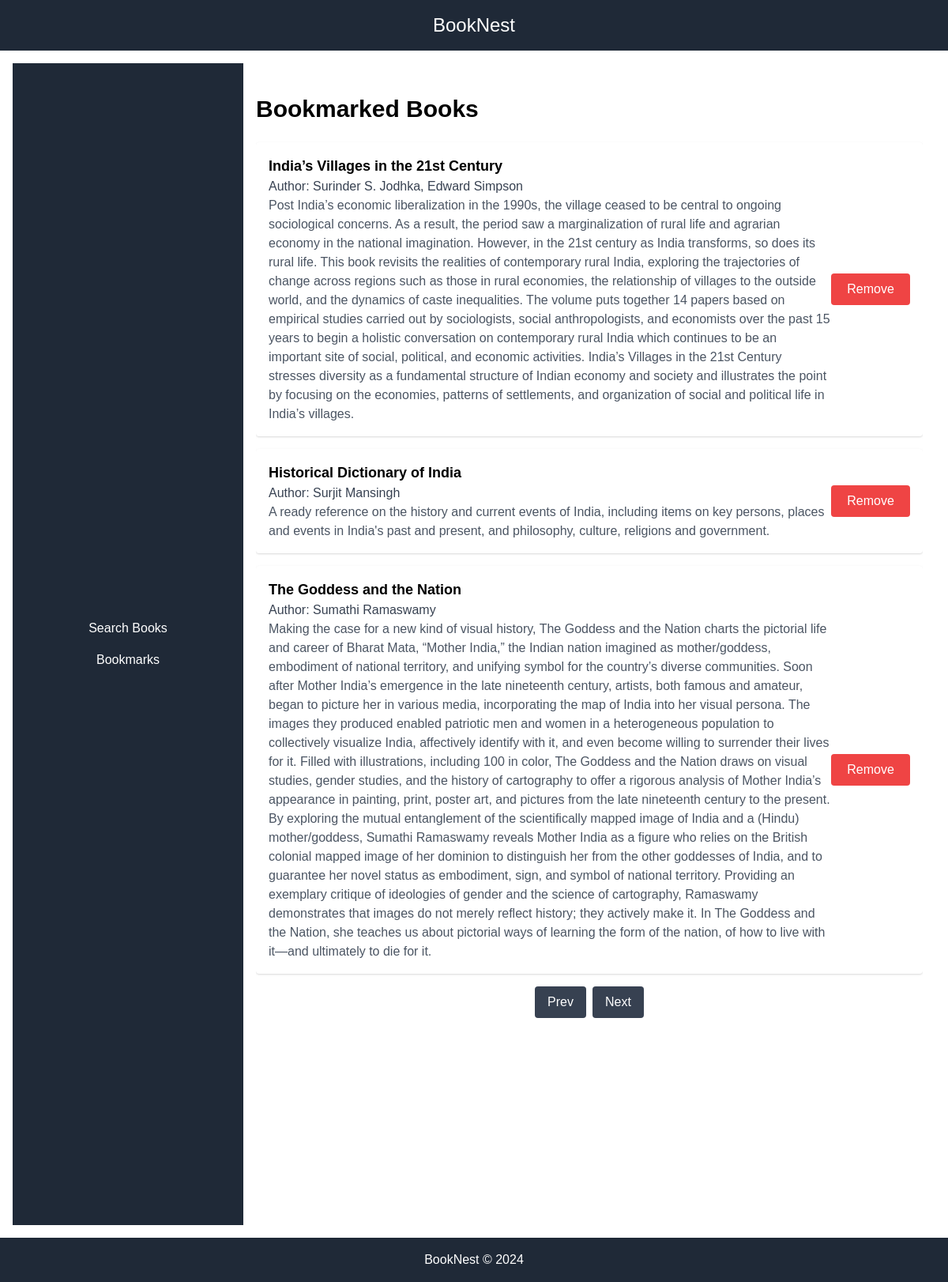
/bookmarks/?page=2 (signed in), run on the app's committed database.
### books/models.py (models this page shows, shortened)
class Bookmark(models.Model):
    title = models.CharField(max_length=255)
    author = models.CharField(max_length=255)
    description = models.TextField()
    user = models.ForeignKey(User, on_delete=models.CASCADE, null=True)

### books/views.py (the view)
# urls.py: path('bookmarks/', views.bookmarks, name='bookmarks'),
@login_required
def bookmarks(request):
    page = int(request.GET.get('page', 1))
    items_per_page = 3
    bookmarked_books = Bookmark.objects.filter(user=request.user)
    total_books = bookmarked_books.count()
    if total_books > items_per_page:
        start_index = (page - 1) * items_per_page
        end_index = start_index + items_per_page
        bookmarked_books = bookmarked_books[start_index:end_index]
        previous_page = page - 1 if page > 1 else None
        next_page = page + 1 if end_index < total_books else None
    else:
        previous_page = None
        next_page = None
    return render(request, 'bookmarks.html', {
        'bookmarked_books': bookmarked_books,
        'previous_page': previous_page,
        'next_page': next_page
    })

### template/bookmarks.html (shortened to what this page needs)
{% extends 'base.html' %}
{% block content %}
    <div class="h-full overflow-y-auto mt-6" style="max-height: calc(100vh - 150px);">
        <h2 class="text-3xl font-bold mb-6">Bookmarked Books</h2>
        <div id="bookmarks" class="space-y-4">
            {% if bookmarked_books %}
                {% for bookmark in bookmarked_books %}
                    <div class="p-4 bg-white rounded shadow mb-4 flex justify-between items-center">
                        <div>
                            <h3 class="text-lg font-bold">{{ bookmark.title }}</h3>
                            <p class="text-gray-700">Author: {{ bookmark.author }}</p>
                            <p class="text-gray-600">{{ bookmark.description }}</p>
                        </div>
                        <form method="post" action="{% url 'remove_bookmark' bookmark.id %}">
                            <button class="bg-red-500 text-white px-4 py-2 rounded" type="submit">Remove</button>
                        </form>
                    </div>
                {% endfor %}
            {% else %}
                <p class="text-gray-500 text-center">No bookmarks found.</p>
            {% endif %}
        </div>
        <div id="pagination" class="flex justify-center mt-4">
            {% if previous_page %}
                <a href="?page={{ previous_page }}" class="bg-gray-700 text-white px-4 py-2 rounded mr-2">Prev</a>
            {% endif %}
            {% if next_page %}
                <a href="?page={{ next_page }}" class="bg-gray-700 text-white px-4 py-2 rounded">Next</a>
            {% endif %}
        </div>
    </div>
{% endblock %}

### template/style.css (style rules this page uses)
body { margin: 0; font-family: Arial, sans-serif; }
.p-4 { padding: 1rem; }
button { min-width: 100px; }

### data on the page
Bookmark: title "India’s Villages in the 21st Century", author "Surinder S. Jodhka, Edward Simpson", description "Post India’s economic liberalization in the 1990s, the village ceased to be central to ongoing sociological concerns. As a result, the period saw a marginalization of rural life and agrarian economy in the national imagination. However, in the 21st century as India transforms, so does its rural life. This book revisits the realities of contemporary rural India, exploring the trajectories of change across regions such as those in rural economies, the relationship of villages to the outside world, and the dynamics of caste inequalities. The volume puts together 14 papers based on empirical studies carried out by sociologists, social anthropologists, and economists over the past 15 years to…"
Bookmark: title "Historical Dictionary of India", author "Surjit Mansingh", description "A ready reference on the history and current events of India, including items on key persons, places and events in India's past and present, and philosophy, culture, religions and government."
Bookmark: title "The Goddess and the Nation", author "Sumathi Ramaswamy", description "Making the case for a new kind of visual history, The Goddess and the Nation charts the pictorial life and career of Bharat Mata, “Mother India,” the Indian nation imagined as mother/goddess, embodiment of national territory, and unifying symbol for the country’s diverse communities. Soon after Mother India’s emergence in the late nineteenth century, artists, both famous and amateur, began to picture her in various media, incorporating the map of India into her visual persona. The images they produced enabled patriotic men and women in a heterogeneous population to collectively visualize India, affectively identify with it, and even become willing to surrender their lives for it. Filled…"
